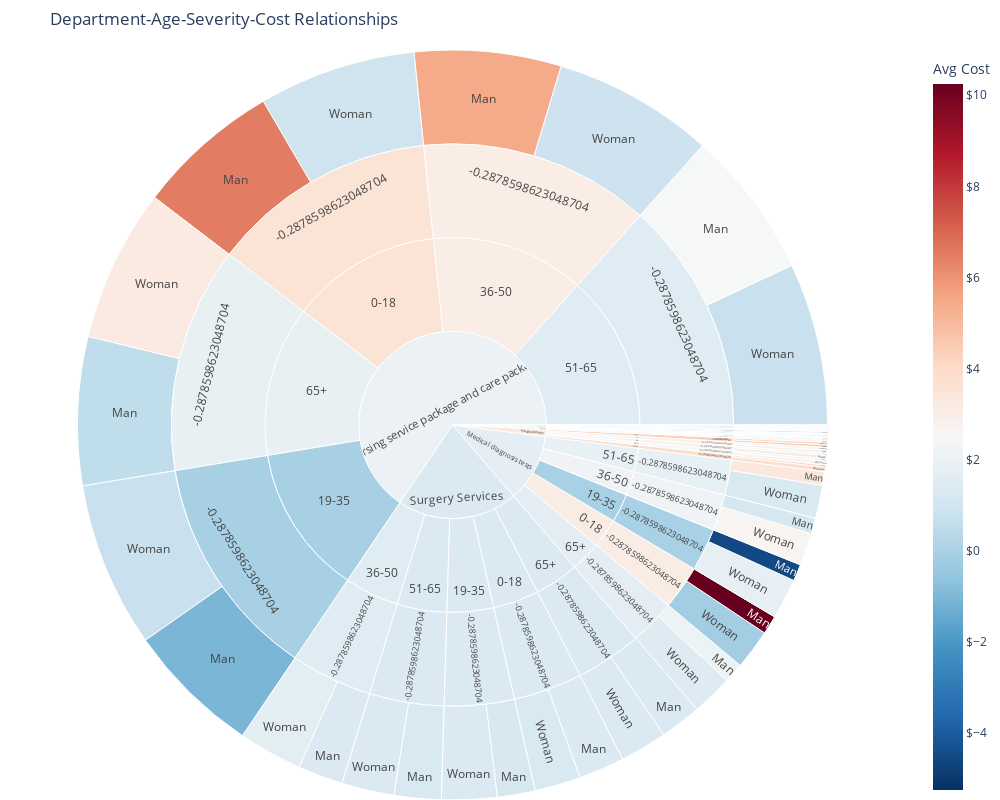

The code cell stored with this chart in its notebook:
### Code cell
import pandas as pd
import plotly.express as px
import numpy as np

# Load the data
file_path = r"C:\Users\Shekoofeh\Documents\Health Insurance Data\Typhoid\processed_Typhoid_with_features.csv"
df = pd.read_csv(file_path)

# Print available columns to help diagnose
print("Available columns in the dataset:")
print(df.columns.tolist())

# Create age groups - check if age column exists, with different possible naming conventions
age_column = None
for possible_name in ['Age', 'age', 'AGE', 'Patient_Age', 'patient_age', 'PatientAge']:
    if possible_name in df.columns:
        age_column = possible_name
        break

if age_column:
    # If we found an age column, create age groups
    age_bins = [0, 18, 35, 50, 65, 100]
    age_labels = ['0-18', '19-35', '36-50', '51-65', '65+']
    df['Age_Group'] = pd.cut(df[age_column], bins=age_bins, labels=age_labels, right=False)
else:
    # If no age column, create a placeholder
    print("No age column found. Creating random age groups for demonstration.")
    df['Age_Group'] = np.random.choice(['0-18', '19-35', '36-50', '51-65', '65+'], size=len(df))

# Check for department column with different possible naming conventions
dept_column = None
for possible_name in ['Department', 'department', 'DEPARTMENT', 'Dept', 'dept', 'Service_Department']:
    if possible_name in df.columns:
        dept_column = possible_name
        break

if not dept_column:
    # If no department column, check if we can use 'Physician Specialty' or similar
    for possible_name in ['Physician Specialty', 'Specialty', 'Service Group', 'ServiceGroup']:
        if possible_name in df.columns:
            dept_column = possible_name
            break
    
    if not dept_column:
        print("No department column found. Using 'Service Group' if available.")
        if 'Service Group' in df.columns:
            dept_column = 'Service Group'
        else:
            # Create placeholder department data
            print("Creating random department data for demonstration.")
            departments = ['Internal Medicine', 'Surgery', 'Pediatrics', 'Emergency', 'ICU']
            df['Department'] = np.random.choice(departments, size=len(df))
            dept_column = 'Department'

# Define diagnosis severity levels
severity_column = None
for possible_name in ['Diagnosis Severity Level', 'Severity', 'severity', 'Diagnosis_Severity']:
    if possible_name in df.columns:
        severity_column = possible_name
        break

if not severity_column:
    # Create a proxy severity metric using available columns
    print("No severity column found. Creating a proxy using available metrics.")
    
    # Look for columns that might indicate severity
    cost_column = None
    for possible_cost in ['Patient Out-of-Pocket Share', 'Insurance Cost Coverage Ratio', 'Relative Treatment Cost Deviation']:
        if possible_cost in df.columns:
            cost_column = possible_cost
            break
    
    efficiency_column = None
    for possible_eff in ['LOS Efficiency Index', 'Timely Recovery Score']:
        if possible_eff in df.columns:
            efficiency_column = possible_eff
            break
    
    if cost_column and efficiency_column:
        # Create severity based on two metrics
        df['Combined_Metric'] = df[cost_column] * df[efficiency_column]
        df['Severity'] = pd.qcut(df['Combined_Metric'], 3, labels=['Low', 'Medium', 'High'])
    elif cost_column:
        # Use just cost if that's all we have
        df['Severity'] = pd.qcut(df[cost_column], 3, labels=['Low', 'Medium', 'High'])
    else:
        # Fallback to random severity
        df['Severity'] = np.random.choice(['Low', 'Medium', 'High'], size=len(df))
    
    severity_column = 'Severity'

# Check for gender column
gender_column = None
for possible_name in ['Gender', 'gender', 'SEX', 'Sex', 'sex']:
    if possible_name in df.columns:
        gender_column = possible_name
        break

if not gender_column:
    # Create random gender data if not available
    print("No gender column found. Creating random gender data.")
    df['Gender'] = np.random.choice(['Male', 'Female'], size=len(df))
    gender_column = 'Gender'

# Determine cost column for color coding
cost_column = None
for possible_name in ['Patient Out-of-Pocket Share', 'Relative Treatment Cost Deviation', 
                     'Insurance Cost Coverage Ratio', 'Cost', 'cost', 'Total_Cost']:
    if possible_name in df.columns:
        cost_column = possible_name
        break

if not cost_column:
    # Use a placeholder if no cost column exists
    print("No cost column found. Using random cost data.")
    df['Cost'] = np.random.uniform(100, 10000, size=len(df))
    cost_column = 'Cost'

# Calculate average costs by the hierarchical structure
sunburst_df = df.groupby([dept_column, 'Age_Group', severity_column, gender_column]).agg(
    Count=(cost_column, 'count'),  # Count of records
    Avg_Cost=(cost_column, 'mean')  # Average of cost column
).reset_index()

# Create the sunburst chart
fig = px.sunburst(
    sunburst_df, 
    path=[dept_column, 'Age_Group', severity_column, gender_column],
    values='Count',
    color='Avg_Cost',
    color_continuous_scale='RdBu_r',  # Reversed scale: blue for low costs, red for high
    hover_data=['Avg_Cost'],
    title='Department-Age-Severity-Cost Relationships',
    width=1000,
    height=800
)

# Update layout for better readability
fig.update_layout(
    margin=dict(t=50, l=0, r=0, b=0),
    coloraxis_colorbar=dict(
        title="Avg Cost",
        tickprefix="$"
    )
)

# Add annotations
fig.add_annotation(
    text="Hover for details on average costs",
    xref="paper", yref="paper",
    x=0.5, y=-0.05,
    showarrow=False
)

# Show plot
fig.show()

# Save as HTML file
fig.write_html("department_age_cost_sunburst.html")

# Uncomment to save as image (requires kaleido package)
# fig.write_image("department_age_cost_sunburst.png", scale=2)

### Figure 1 — Plotly figure (JSON) as saved in the notebook; plotly's stock layout.template omitted (floating-point values rounded to 4 significant figures; data arrays with more than 128 entries replaced by an {"elided": "..."} marker saying what was removed)
{"data": [{"branchvalues": "total", "customdata": {"elided": "130x1 float values"}, "domain": {"x": [0, 1], "y": [0, 1]}, "hovertemplate": "labels=%{label}<br>Count=%{value}<br>parent=%{parent}<br>id=%{id}<br>Avg_Cost=%{color}<extra></extra>", "ids": {"elided": "130 str values"}, "labels": {"elided": "130 str values"}, "marker": {"coloraxis": "coloraxis", "colors": {"elided": "130 float values"}}, "name": "", "parents": {"elided": "130 str values"}, "type": "sunburst", "values": {"elided": "130 float values"}}], "layout": {"annotations": [{"showarrow": false, "text": "Hover for details on average costs", "x": 0.5, "xref": "paper", "y": -0.05, "yref": "paper"}], "coloraxis": {"colorbar": {"tickprefix": "$", "title": {"text": "Avg Cost"}}, "colorscale": [[0, "rgb(5,48,97)"], [0.1, "rgb(33,102,172)"], [0.2, "rgb(67,147,195)"], [0.3, "rgb(146,197,222)"], [0.4, "rgb(209,229,240)"], [0.5, "rgb(247,247,247)"], [0.6, "rgb(253,219,199)"], [0.7, "rgb(244,165,130)"], [0.8, "rgb(214,96,77)"], [0.9, "rgb(178,24,43)"], [1, "rgb(103,0,31)"]]}, "height": 800, "legend": {"tracegroupgap": 0}, "margin": {"b": 0, "l": 0, "r": 0, "t": 50}, "title": {"text": "Department-Age-Severity-Cost Relationships"}, "width": 1000}}
